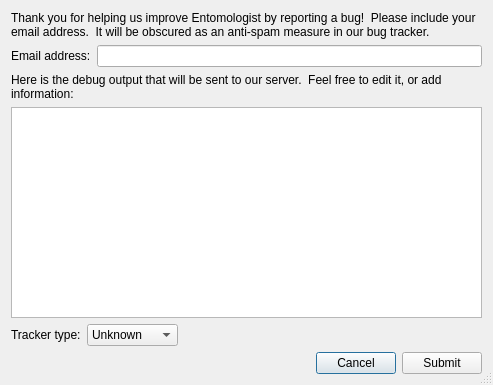
<?xml version="1.0" encoding="UTF-8"?>
<ui version="4.0">
 <class>ErrorReport</class>
 <widget class="QDialog" name="ErrorReport">
  <property name="windowModality">
   <enum>Qt::ApplicationModal</enum>
  </property>
  <property name="geometry">
   <rect>
    <x>0</x>
    <y>0</y>
    <width>493</width>
    <height>385</height>
   </rect>
  </property>
  <property name="windowTitle">
   <string>Error Reporter</string>
  </property>
  <property name="sizeGripEnabled">
   <bool>true</bool>
  </property>
  <property name="modal">
   <bool>true</bool>
  </property>
  <layout class="QVBoxLayout" name="verticalLayout">
   <item>
    <widget class="QLabel" name="thankYouLabel">
     <property name="text">
      <string>Thank you for helping us improve Entomologist by reporting a bug!  Please include your email address.  It will be obscured as an anti-spam measure in our bug tracker.</string>
     </property>
     <property name="wordWrap">
      <bool>true</bool>
     </property>
    </widget>
   </item>
   <item>
    <layout class="QHBoxLayout" name="horizontalLayout">
     <item>
      <widget class="QLabel" name="emailLabel">
       <property name="text">
        <string>Email address:</string>
       </property>
      </widget>
     </item>
     <item>
      <widget class="QLineEdit" name="email"/>
     </item>
    </layout>
   </item>
   <item>
    <widget class="QLabel" name="infoLabel">
     <property name="text">
      <string>Here is the debug output that will be sent to our server.  Feel free to edit it, or add information:</string>
     </property>
     <property name="wordWrap">
      <bool>true</bool>
     </property>
    </widget>
   </item>
   <item>
    <widget class="QPlainTextEdit" name="debugEdit"/>
   </item>
   <item>
    <layout class="QHBoxLayout" name="horizontalLayout_3">
     <item>
      <widget class="QLabel" name="trackerLabel">
       <property name="text">
        <string>Tracker type:</string>
       </property>
      </widget>
     </item>
     <item>
      <widget class="QComboBox" name="trackerCombo">
       <property name="sizeAdjustPolicy">
        <enum>QComboBox::AdjustToContents</enum>
       </property>
       <item>
        <property name="text">
         <string>Unknown</string>
        </property>
       </item>
       <item>
        <property name="text">
         <string>Trac</string>
        </property>
       </item>
       <item>
        <property name="text">
         <string>Mantis</string>
        </property>
       </item>
       <item>
        <property name="text">
         <string>Bugzilla</string>
        </property>
       </item>
       <item>
        <property name="text">
         <string>Launchpad</string>
        </property>
       </item>
      </widget>
     </item>
     <item>
      <spacer name="horizontalSpacer_2">
       <property name="orientation">
        <enum>Qt::Horizontal</enum>
       </property>
       <property name="sizeHint" stdset="0">
        <size>
         <width>40</width>
         <height>20</height>
        </size>
       </property>
      </spacer>
     </item>
    </layout>
   </item>
   <item>
    <layout class="QHBoxLayout" name="horizontalLayout_2">
     <item>
      <spacer name="horizontalSpacer">
       <property name="orientation">
        <enum>Qt::Horizontal</enum>
       </property>
       <property name="sizeHint" stdset="0">
        <size>
         <width>40</width>
         <height>20</height>
        </size>
       </property>
      </spacer>
     </item>
     <item>
      <widget class="QPushButton" name="cancelButton">
       <property name="text">
        <string>Cancel</string>
       </property>
      </widget>
     </item>
     <item>
      <widget class="QPushButton" name="submitButton">
       <property name="text">
        <string>Submit</string>
       </property>
      </widget>
     </item>
    </layout>
   </item>
  </layout>
 </widget>
 <resources/>
 <connections/>
</ui>
